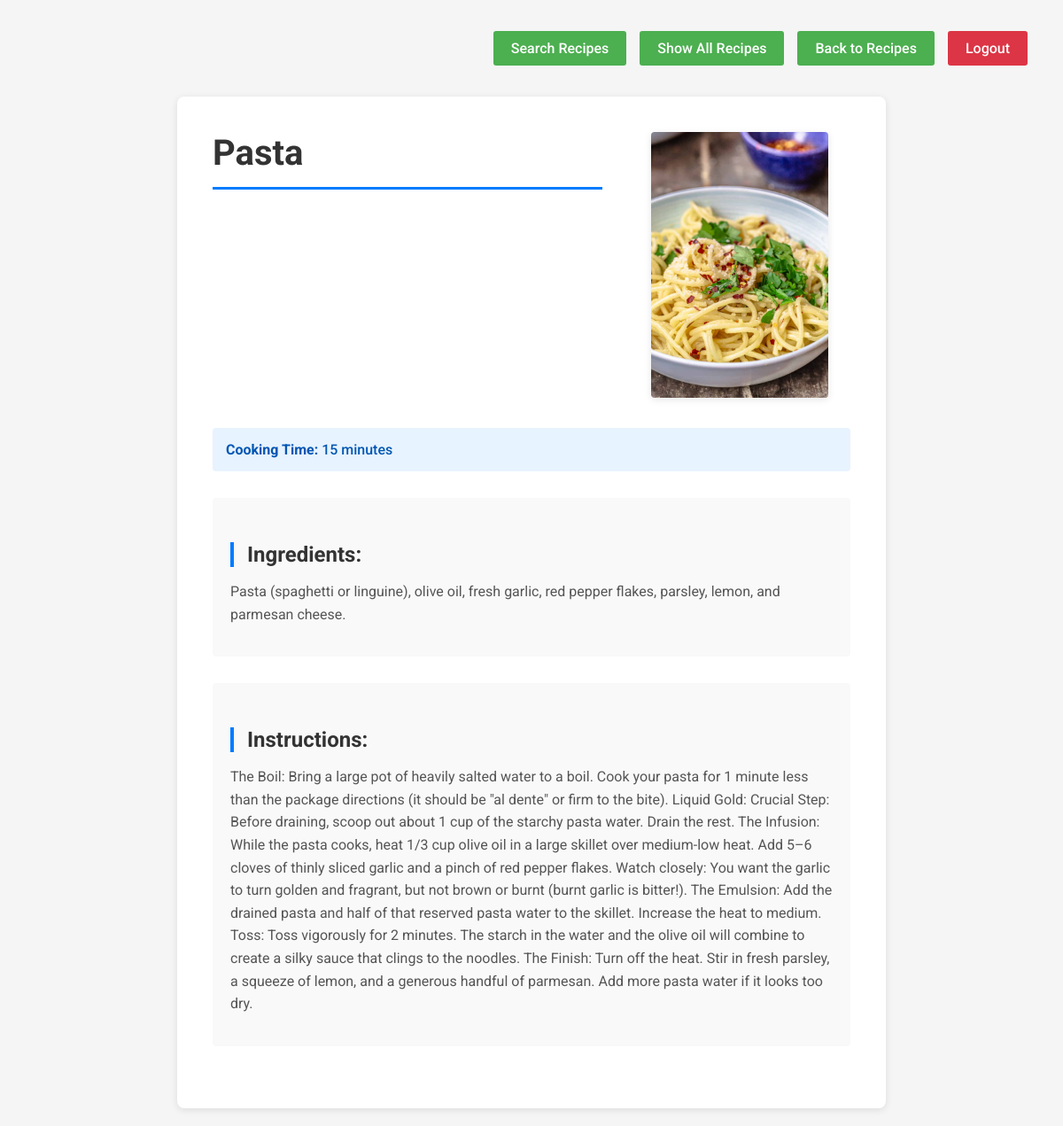
/recipe/2/ (signed in), run on the app's committed database.
### recipes/models.py (models this page shows, shortened)
class Recipe(models.Model):
    name = models.CharField(max_length=120)
    ingredients = models.TextField(blank=True, null=True)
    instructions = models.TextField(blank=True, null=True)
    cooking_time = models.IntegerField()
    pic = models.ImageField(upload_to='recipes', default='no_picture.jpg')

### recipes/views.py (the view)
# urls.py: path('recipe/<int:pk>/', RecipeDetailView.as_view(), name='recipe-detail'),
class RecipeDetailView(LoginRequiredMixin, DetailView):
    model = Recipe
    template_name = 'recipes/recipe_detail.html'

### recipes/templates/recipes/recipe_detail.html (shortened to what this page needs)
<!DOCTYPE html>
{% load static %}
<html>
<head>
</head>
<body>
    <div class="nav-bar">
        <a href="{% url 'recipes:recipe-search' %}">Search Recipes</a>
        <a href="{% url 'recipes:recipe-search' %}?show_all=true">Show All Recipes</a>
        <a href="{% url 'recipes:list' %}">Back to Recipes</a>
        <a href="{% url 'logout' %}" class="logout-btn">Logout</a>
    </div>
    <div class="container">
        <div class="recipe-header">
            <div class="recipe-title">
                <h1>{{ recipe.name }}</h1>
            </div>
            {% if recipe.pic %}
            <div class="recipe-image-side">
                <img src="{{ recipe.pic.url }}" alt="{{ recipe.name }}" style="width: 200px;">
            </div>
            {% endif %}
        </div>
        <div class="cooking-time">
            <strong>Cooking Time:</strong> {{ recipe.cooking_time }} minutes
        </div>
        <div class="section">
            <h2>Ingredients:</h2>
            <p>{{ recipe.ingredients }}</p>
        </div>
        <div class="section">
            <h2>Instructions:</h2>
            <p>{{ recipe.instructions }}</p>
        </div>
    </div>
</body>
</html>

### recipes/templates/recipes/recipe_detail.html (style rules this page uses)
* { margin: 0; padding: 0; box-sizing: border-box; }
body { font-family: 'Roboto', sans-serif; background-color: #f5f5f5; padding: 20px; }
.container { max-width: 800px; margin: 0 auto; background-color: white; padding: 40px; border-radius: 8px; box-shadow: 0 2px 8px rgba(0, 0, 0, 0.1); }
h1 { color: #333; margin-bottom: 20px; border-bottom: 3px solid #007bff; padding-bottom: 15px; font-size: 2.5em; }
h2 { color: #333; margin-top: 30px; margin-bottom: 15px; border-left: 4px solid #007bff; padding-left: 15px; }
.recipe-header { display: flex; gap: 30px; margin-bottom: 30px; align-items: flex-start; }
.recipe-title { flex: 1; }
.recipe-title h1 { margin-bottom: 0; }
.recipe-image-side { flex: 0 0 250px; text-align: center; }
.recipe-image-side img { max-width: 100%; height: auto; border-radius: 4px; box-shadow: 0 2px 8px rgba(0, 0, 0, 0.1); }
.cooking-time { background-color: #e7f3ff; padding: 15px; border-radius: 4px; margin-bottom: 30px; color: #0056b3; font-weight: 500; }
.section { margin-bottom: 30px; padding: 20px; background-color: #f9f9f9; border-radius: 4px; }
p { line-height: 1.6; color: #555; margin-bottom: 15px; }
.nav-bar { display: flex; justify-content: flex-end; gap: 15px; padding: 15px 20px; background-color: #f5f5f5; margin-bottom: 20px; border-radius: 4px; }
.nav-bar a { display: inline-block; padding: 10px 20px; background-color: #4CAF50; color: white; text-decoration: none; border-radius: 3px; font-weight: 500; font-size: 1em; transition: background-color 0.3s; }
.nav-bar a.logout-btn { background-color: #dc3545; }

### data on the page
Recipe: name "Pasta", pic (picture), cooking_time "15", ingredients "Pasta (spaghetti or linguine), olive oil, fresh garlic, red pepper flakes, parsley, lemon, and parmesan cheese.", instructions "The Boil: Bring a large pot of heavily salted water to a boil. Cook your pasta for 1 minute less than the package directions (it should be \"al dente\" or firm to the bite). Liquid Gold: Crucial Step: Before draining, scoop out about 1 cup of the starchy pasta water. Drain the rest. The Infusion: While the pasta cooks, heat 1/3 cup olive oil in a large skillet over medium-low heat. Add 5–6 cloves of thinly sliced garlic and a pinch of red pepper flakes. Watch closely: You want the garlic to turn golden and fragrant, but not brown or burnt (burnt garlic is bitter!). The Emulsion: Add the drained pasta and half of that reserved pasta water to the skillet. Increase the heat to medium. Toss: Toss…"
